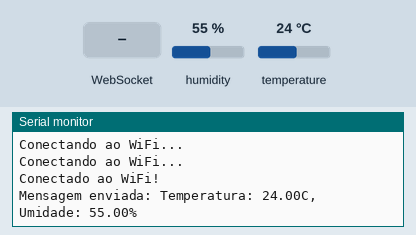
Recording of a sketch running on a simulated ESP32. Parts: the last lines printed to the serial monitor. The inputs (shaded band) are chosen by the test bench; at power-on: humidity 55 %, temperature 24 °C. WiFi joins after 1.5 s; servers stay silent unless stated.

Above: at 3.2 s.
3.3 s: WebSocket text "1" received
8.5 s: humidity set to 22 %
At 9.6 s:
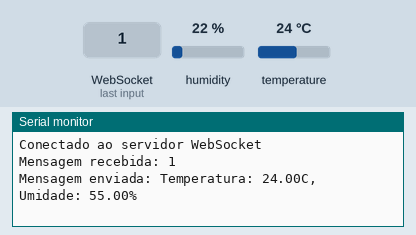
11.3 s: temperature set to 12 °C
At 13.2 s:
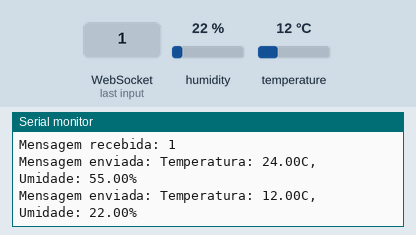
14.1 s: WebSocket text "0" received
16.9 s: humidity set to 40 %
At 17.9 s:
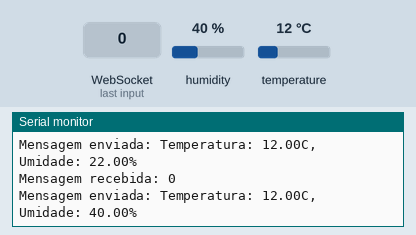
Timing chart, 0 to 19.9 s (numbered marks = the images above; inputs shaded):
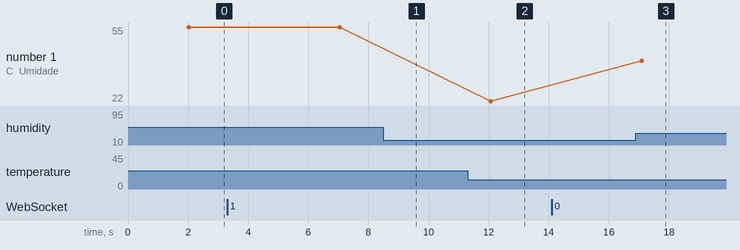

The sketch:

esp32_sensor.ino
```cpp
#include <WiFi.h>
#include <WebSocketsClient.h>
#include <DHT.h>

// Definir o tipo do sensor DHT (DHT11 ou DHT22)
#define DHTPIN 15         // Pino GPIO 15
#define DHTTYPE DHT11     // Ou DHT11
DHT dht(DHTPIN, DHTTYPE);

// Substitua pelos seus dados de rede Wi-Fi
const char *ssid = "NOME_DA_REDE";
const char *password = "SENHA_DA_REDE";

// Endereço do servidor WebSocket
const char *websocket_server = "wss://websocket-production-e602.up.railway.app"; // URL do servidor WebSocket

WebSocketsClient webSocket;

void setup() {
  Serial.begin(115200);

  // Conectar-se à rede Wi-Fi
  WiFi.begin(ssid, password);
  while (WiFi.status() != WL_CONNECTED) {
    delay(1000);
    Serial.println("Conectando ao WiFi...");
  }
  Serial.println("Conectado ao WiFi!");

  // Inicializar o sensor DHT
  dht.begin();

  // Inicializar a conexão WebSocket
  webSocket.begin(websocket_server, 12345);  // Certifique-se de que a porta esteja correta
  webSocket.onEvent(webSocketEvent);
}

void loop() {
  webSocket.loop(); // Manter a comunicação com o servidor

  // Ler os dados do sensor DHT
  float temperature = dht.readTemperature(); // Temperatura em Celsius
  float humidity = dht.readHumidity();      // Umidade relativa

  // Verificar se a leitura falhou
  if (isnan(temperature) || isnan(humidity)) {
    Serial.println("Falha na leitura do sensor DHT!");
    return;
  }

  // Criar a mensagem com os dados do sensor
  String message = "Temperatura: " + String(temperature) + "C, Umidade: " + String(humidity) + "%";

  // Enviar os dados para o servidor WebSocket
  webSocket.sendTXT(message);
  Serial.println("Mensagem enviada: " + message);

  delay(5000);  // Enviar a cada 5 segundos
}

// Evento WebSocket
void webSocketEvent(WStype_t type, uint8_t *payload, size_t length) {
  switch (type) {
    case WStype_DISCONNECTED:
      Serial.println("Desconectado do servidor");
      break;
    case WStype_CONNECTED:
      Serial.println("Conectado ao servidor WebSocket");
      break;
    case WStype_TEXT:
      Serial.println("Mensagem recebida: " + String((char*)payload));
      break;
  }
}
```

Measured:
- after the input at 11.3 s, the serial monitor: prints a new line after 0.77 s (image 2)
- after the input at 16.9 s, the serial monitor: prints a new line after 0.20 s (image 3)
- plotted number 1: 22 → 40 after the input at 16.9 s
